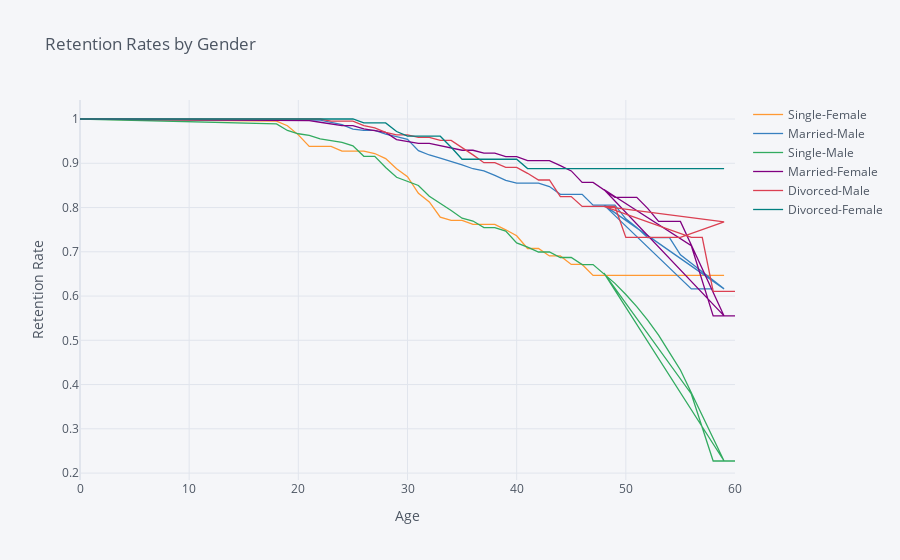

The notebook cell this image was saved under:
### Code cell
rates = survival(data, 'm_g', 'Age', 'Attrition')

rates.iplot(kind='line', xTitle='Age', yTitle='Retention Rate',
            title='Retention Rates by Gender')
